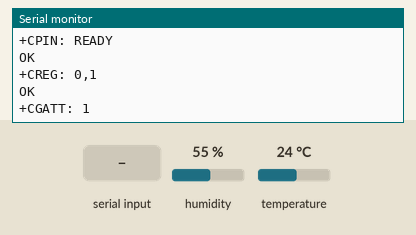
A sketch run on a simulated Arduino Mega 2560, built with avr-gcc and run on an emulated ATmega2560. Parts: the last lines printed to the serial monitor. Inputs (shaded band) come from the test bench; at power-on: humidity 55 %, temperature 24 °C. The modem accepts every AT command (registered, SIM ready, sends succeed) and sends nothing else.

Above: at 4.8 s.
4.9 s: "1" received over the second serial link
At 7.5 s:
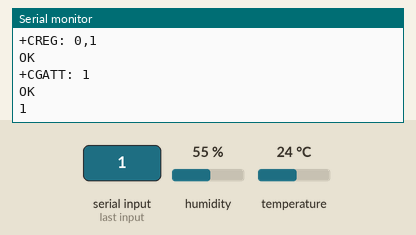
7.8 s: "0" received over the second serial link
At 8.8 s:
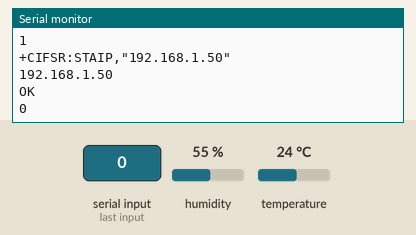

Measured:
- after the input at 4.9 s, the serial monitor: prints a new line after 1.4 s (image 1)
- after the input at 7.8 s, the serial monitor: prints a new line after 0.55 s (image 2)

The sketch:

pruegaGetThingspeak_V3.ino
```cpp
#include <DHT.h>    // importa la Librerias DHT
#include <DHT_U.h>
const int SensorHSuelo = A0;
int SENSOR = 2;     // pin DATA de DHT11 a pin digital 2
int TEMPERATURA;
int HUMEDAD;
int HUMEDAD_SUELO;//Agregar variables si gregar si se agregan mas sensores
DHT dht(SENSOR, DHT11);    // creacion del objeto, cambiar segundo parametro
        // por DHT11 si se utiliza en lugar del DHT22
    int Humedad_S(void);

void setup() {
 Serial1.begin(19200);
 Serial.begin(19200);

}

void loop() {

/*variables con datos ramdon para simular sensores
Agregar uno por cada sensor
Por cada sensor agregar los campos en la cuenta de thingspeak*/
TEMPERATURA=dht.readTemperature();  // obtencion de valor de temperatura
 HUMEDAD = dht.readHumidity();   // obtencion de valor de humedad
 HUMEDAD_SUELO=Humedad_S(); //valores de 0 a 100%
  Serial.print("Temperatura: ");  // escritura en monitor serial de los valores
  Serial.print(TEMPERATURA);
  Serial.print(" Humedad: ");
  Serial.println(HUMEDAD);
  Serial.print(" Humedad del suelo: ");
  Serial.println(HUMEDAD_SUELO);

  delay(500);


Connect2Server();       // Estableciendo conexion
SendingData(TEMPERATURA,"field1");
//Field1(sensor1,"field1");       // Subiendo al campo 1 de Thingspeak
EndConnection();        // Terminando la conexion
 delay(1000);
Connect2Server();
SendingData(HUMEDAD_SUELO,"field2");

EndConnection();
 delay(1000);
Connect2Server();
SendingData(HUMEDAD,"field3");

EndConnection();

}

//metodo para conexin al servidor
void Connect2Server()
{//cuidado al reducir mucho los delay
  Serial1.println("AT");
  delay(300);

  Serial1.println("AT+CPIN?");
  delay(300);

  Serial1.println("AT+CREG?");
  delay(300);

  Serial1.println("AT+CGATT?");
  delay(300);

  Serial1.println("AT+CIPSHUT");
  delay(300);

  Serial1.println("AT+CIPSTATUS");
  delay(1000);

  Serial1.println("AT+CIPMUX=0");
  delay(1000);

  ShowSerialData();

  Serial1.println("AT+CSTT=\"internet\"");//inicia la tarea y configura el APN
  delay(300);

  ShowSerialData();

  Serial1.println("AT+CIICR");//abre la conexion inalambrica
  delay(2000);

  ShowSerialData();

  Serial1.println("AT+CIFSR");//obtiene la direccion IP local
  delay(2000);

  ShowSerialData();

  Serial1.println("AT+CIPSPRT=0");
  delay(1000);

  ShowSerialData();

  Serial1.println("AT+CIPSTART=\"TCP\",\"api.thingspeak.com\",\"80\"");//inicia la conexion
  delay(2000);

  ShowSerialData();

  Serial1.println("AT+CIPSEND");//inicia/abre el envio de datos al servidor remoto
  delay(2000);
  ShowSerialData();
}

//metodo para cerrar la conexion
void EndConnection() {
  Serial1.println("AT+CIPSHUT");//cierra la conexion
  delay(100);
  ShowSerialData();

}

//metodo para mostrar por consola los mensajes intercmbiados con el servidor
void ShowSerialData()
{
  while(Serial1.available()!=0)
    Serial.write(Serial1.read());
}

//nueva version reutilizacion de codigo
//metodo para enviar datos a cada uno de los campos definidos en thinkspeak

void SendingData(int data, String field) {
  String str = "GET http://api.thingspeak.com/update?api_key=SQ4AV8JCUDOPNG8N&" + field + "=" + String (data);
  Serial1.println(str);//envia datos al servidor remoto

  delay(2000);
  ShowSerialData();
  Serial1.println((char)26);//enviando
  delay(4000);//esperando respuesta, imortante! el tiempo de respuesta se basa en la conexion de internet
  Serial1.println();

  ShowSerialData();

}

int Humedad_S(void)
  {int humedadsuelo;
   int sensor = analogRead(SensorHSuelo);
     //se debe tener en cuenta que para valores entre 0 y 240 el sensor está totalmente sumergido,
    //estos rangos se deben calibrar segun el sensor,
    //se calibra tomandos los valores de conversión por cada raya del sensor sumergida
    if(sensor<=240)
   humedadsuelo=100;
   else if(sensor>240 && sensor<260)
   humedadsuelo=90;
   else if(sensor>=260 && sensor<280)
   humedadsuelo=80;
   else if(sensor>=280 && sensor<320)
    humedadsuelo=70;
   else if (sensor>=320 && sensor<380)
   humedadsuelo=60;
   else if (sensor>=380 && sensor<500)
   humedadsuelo=50;
   else if (sensor>=500 && sensor<600)
   humedadsuelo=40;
    else if (sensor>=600 && sensor<700)
   humedadsuelo=30;
    else if (sensor>=700 && sensor<800)
   humedadsuelo=20;
    else if (sensor>=800 && sensor<900)
   humedadsuelo=10;
   else humedadsuelo=0;
  //Serial.println(humedadsuelo);
  return humedadsuelo; }
```
